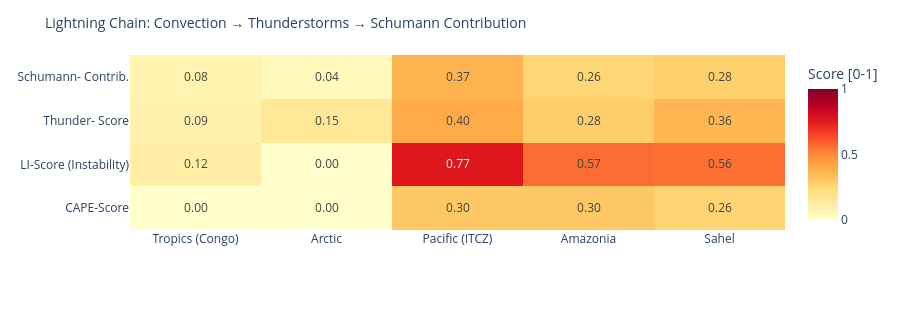

Here is the notebook cell this chart was saved with:
### Code cell
# ============================================================
# LIGHTNING CHAIN: Convection → Thunderstorms → Schumann
# Shows the causal chain per measurement point as heatmap
# ============================================================

def cape_score(v):
    """CAPE → normalized score [0,1]"""
    if v is None or pd.isna(v): return 0.0
    return min(1.0, float(v) / 3000)

def li_score(v):
    """Lifted Index: negative = unstable → score [0,1]"""
    if v is None or pd.isna(v): return 0.3
    return min(1.0, max(0.0, (-float(v) + 6) / 12))

def cloud_score(v):
    if v is None or pd.isna(v): return 0.3
    return float(v) / 100

def thunder_score(row):
    """Kombinierter Gewitterwahrscheinlichkeits-Score
    CAPE + LI + Bedeckung + WMO-Gewitter + konvektiver Niederschlag (showers)
    Hinweis: X-Ray und Kp sind kein Bestandteil – nur geomagn./solarer Kontext.
    """
    cs = cape_score(row.get('cape'))
    ls = li_score(row.get('li'))
    cl = cloud_score(row.get('cloud'))
    t  = 1.0 if row.get('thunderstorm') else 0.0
    # Convective precipitation (showers) as additional indicator
    sh = min(1.0, (row.get('showers') or 0) / 5.0)
    return round(cs * 0.30 + ls * 0.25 + cl * 0.15 + t * 0.20 + sh * 0.10, 3)

def schumann_contribution(t_score, lat):
    """Schumann contribution: higher in tropics (±30°), scaled by thunderstorm score"""
    lat_weight = max(0.3, 1.0 - abs(lat) / 60)
    return round(t_score * lat_weight, 3)

df_atm['cape_score']   = df_atm.apply(lambda r: cape_score(r['cape']), axis=1)
df_atm['li_score']     = df_atm.apply(lambda r: li_score(r['li']),    axis=1)
df_atm['thunder_score']= df_atm.apply(lambda r: thunder_score(r.to_dict()), axis=1)
df_atm['schumann_contribution'] = df_atm.apply(
    lambda r: schumann_contribution(r['thunder_score'], r['lat']), axis=1)

metrics = ['cape_score', 'li_score', 'thunder_score', 'schumann_contribution']
labels  = ['CAPE-Score', 'LI-Score\n(Instability)', 'Thunder-\nScore', 'Schumann-\nContrib.']
z_data  = [df_atm[m].tolist() for m in metrics]

fig = go.Figure(go.Heatmap(
    z=z_data,
    x=df_atm['point'].tolist(),
    y=labels,
    colorscale='YlOrRd',
    zmin=0, zmax=1,
    text=[[f'{v:.2f}' for v in row] for row in z_data],
    texttemplate='%{text}', textfont=dict(size=12),
    colorbar=dict(title='Score [0-1]')
))
fig.update_layout(
    title=dict(text='Lightning Chain: Convection → Thunderstorms → Schumann Contribution', font=dict(size=14)),
    height=310,
    plot_bgcolor='rgba(0,0,0,0)', paper_bgcolor='rgba(0,0,0,0)',
    margin=dict(l=130, r=80, t=55, b=80)
)
fig.show()

### Figure 1 — Plotly figure (JSON) as saved in the notebook; plotly's stock layout.template omitted (floating-point values rounded to 4 significant figures)
{"data": [{"colorbar": {"title": {"text": "Score [0-1]"}}, "colorscale": [[0.0, "rgb(255,255,204)"], [0.125, "rgb(255,237,160)"], [0.25, "rgb(254,217,118)"], [0.375, "rgb(254,178,76)"], [0.5, "rgb(253,141,60)"], [0.625, "rgb(252,78,42)"], [0.75, "rgb(227,26,28)"], [0.875, "rgb(189,0,38)"], [1.0, "rgb(128,0,38)"]], "text": [["0.00", "0.00", "0.30", "0.30", "0.26"], ["0.12", "0.00", "0.77", "0.57", "0.56"], ["0.09", "0.15", "0.40", "0.28", "0.36"], ["0.08", "0.04", "0.37", "0.26", "0.28"]], "textfont": {"size": 12}, "texttemplate": "%{text}", "type": "heatmap", "x": ["Tropics (Congo)", "Arctic", "Pacific (ITCZ)", "Amazonia", "Sahel"], "y": ["CAPE-Score", "LI-Score\n(Instability)", "Thunder-\nScore", "Schumann-\nContrib."], "z": [[0.0, 0.0, 0.3033, 0.3033, 0.2633], [0.1167, 0.0, 0.7667, 0.5667, 0.5583], [0.089, 0.15, 0.401, 0.284, 0.358], [0.083, 0.045, 0.368, 0.26, 0.28]], "zmax": 1, "zmin": 0}], "layout": {"height": 310, "margin": {"b": 80, "l": 130, "r": 80, "t": 55}, "paper_bgcolor": "rgba(0,0,0,0)", "plot_bgcolor": "rgba(0,0,0,0)", "title": {"font": {"size": 14}, "text": "Lightning Chain: Convection → Thunderstorms → Schumann Contribution"}}}
